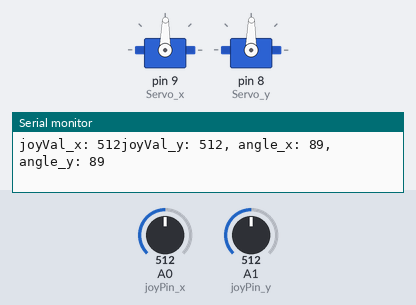
Recording of a sketch running on a simulated Arduino Uno, built with avr-gcc and run on an emulated ATmega328P. Parts: 2 × servo, the last lines printed to the serial monitor. The test bench sets the inputs (shaded band); at power-on: A0 (joyPin_x) = 512, A1 (joyPin_y) = 512.

Above: at 1.2 s.
1.3 s: A0 (joyPin_x) set to 562
At 1.7 s:
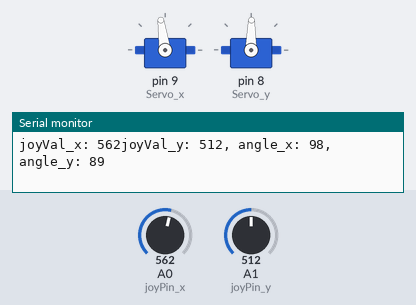
4.3 s: A0 (joyPin_x) set to 585
At 5.5 s:
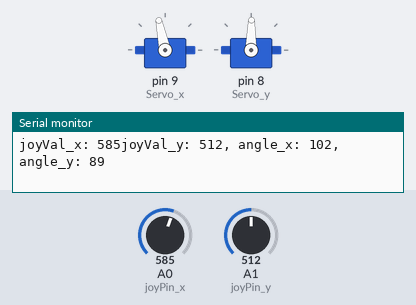
5.8 s: A1 (joyPin_y) set to 559
At 6.3 s:
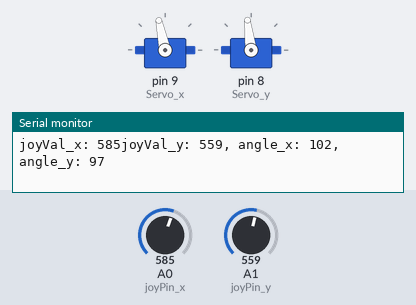
8.8 s: A1 (joyPin_y) set to 580
At 9.7 s:
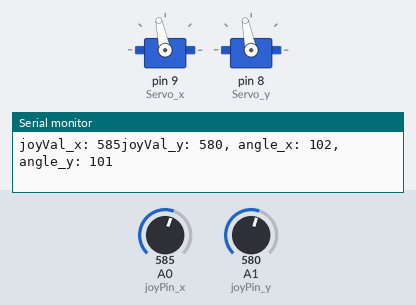
10.3 s: A0 (joyPin_x) set to 511
At 11.5 s:
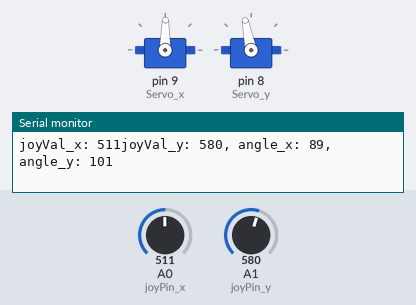
11.8 s: A1 (joyPin_y) set to 306
At 13.2 s:
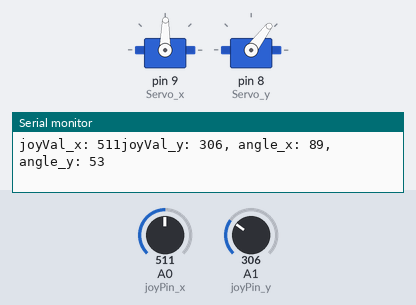
Timing chart, 0 to 14.3 s (numbered marks = the images above; inputs shaded):
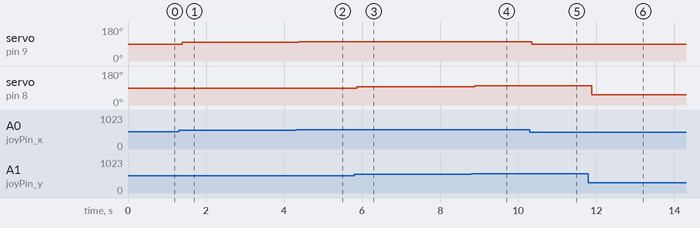

The sketch:

MotorControllerbyJoystick.ino
```cpp
#include <Servo.h>

Servo Servo_x, Servo_y;

int const joyPin_x = A0, joyPin_y = A1;
int joyVal_x, joyVal_y;
int angle_x, angle_y;
void setup(){
  Servo_x.attach(9);
  Servo_y.attach(8);
  Serial.begin(9600);
}

void loop(){
  joyVal_x = analogRead(joyPin_x);
  joyVal_y = analogRead(joyPin_y);
  Serial.print("joyVal_x: ");
  Serial.print(joyVal_x);
  Serial.print("joyVal_y: ");
  Serial.print(joyVal_y);
  angle_x = map(joyVal_x, 0, 1023, 0, 179);
  angle_y = map(joyVal_y, 0, 1023, 0, 179);
  Serial.print(", angle_x: ");
  Serial.print(angle_x);
  Serial.print(", angle_y: ");
  Serial.println(angle_y);
  Servo_x.write(angle_x);
  Servo_y.write(angle_y);
  delay(15);
}
```

Measured:
- after the input at 1.3 s, servo on pin 9 (Servo_x): 89° → 98° after 0.09 s
- after the input at 4.3 s, servo on pin 9 (Servo_x): 98° → 102° after 0.07 s
- after the input at 5.8 s, servo on pin 8 (Servo_y): 89° → 97° after 0.06 s
- after the input at 8.8 s, servo on pin 8 (Servo_y): 97° → 101° after 0.09 s
- after the input at 10.3 s, servo on pin 9 (Servo_x): 102° → 89° after 0.05 s
- after the input at 11.8 s, servo on pin 8 (Servo_y): 101° → 53° after 0.09 s
